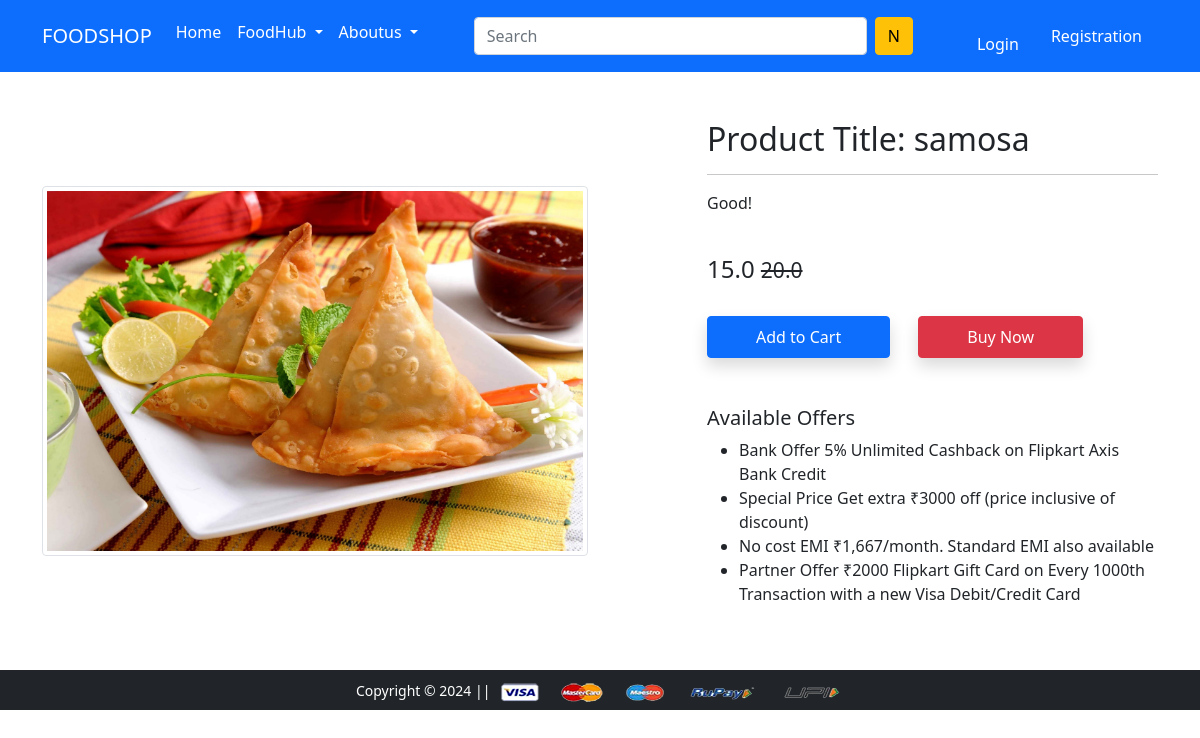
The app's page /product-detail/18 with its own data.
### app/models.py (models this page shows, shortened)
class Product(models.Model):
    title = models.CharField(max_length=200)
    selling_price = models.FloatField()
    discounted_price = models.FloatField()
    description = models.TextField()
    brand = models.CharField(max_length=200)
    category = models.CharField(choices = CATEGORY_CHOICES, max_length=2)
    product_image = models.ImageField(upload_to = 'productimg')

### app/views.py (the view)
class ProductDetailView(View):
    def get(self, request, pk):
        totalitem = 0
        product = Product.objects.get(id=pk)
        item_already_in_cart = False
        if request.user.is_authenticated:
            item_already_in_cart = Cart.objects.filter(
                Q(product=product.id) & Q(user=request.user)).exists()
        if request.user.is_authenticated:
            totalitem = len(Cart.objects.filter(user=request.user))
        return render(request, 'app/productdetail.html', {'product': product, 'item_already_in_cart': item_already_in_cart, 'totalitem': totalitem})

### app/templates/app/productdetail.html (shortened to what this page needs)
{% extends 'app/base.html' %}
{% load static %}
{% block main-content %}
<div class="container my-5">
    <div class="row">
        <div class="col-sm-6 text-center align-self-center">
            <img src="{{product.product_image.url}}" alt="" class="img-fluid img-thumbnail">
        </div>
        <div class="col-sm-5 offset-sm-1">
            <h2>Product Title: {{product.title}}</h2>
            <hr>
            <p>{{product.description}}!</p> <br>
            <h4>{{product.discounted_price}} <small
                    class="fw-light text-decoration-line-through">{{product.selling_price}}</small></h4> <br>
            {% if not request.user.is_authenticated %}
            <form action="/add-to-cart" class="d-inline">
                <button type="submit" class="btn btn-primary shadow px-5 py-2">Add to Cart</button>
            </form>
            {% endif %}
            <a href="{% url 'checkout' %}" class="btn btn-danger shadow px-5 py-2 ms-4">Buy Now</a>
            <h5 class="mt-5">Available Offers</h5>
            <ul>
                <li>Bank Offer 5% Unlimited Cashback on Flipkart Axis Bank Credit</li>
                <li>Special Price Get extra ₹3000 off (price inclusive of discount)</li>
                <li>No cost EMI ₹1,667/month. Standard EMI also available</li>
                <li>Partner Offer ₹2000 Flipkart Gift Card on Every 1000th Transaction with a new Visa Debit/Credit Card
                </li>
            </ul>
        </div>
    </div>
</div>
{% endblock main-content %}

### records on screen
Product: product_image (picture), title "samosa", description "Good", discounted_price "15.0", selling_price "20.0"
